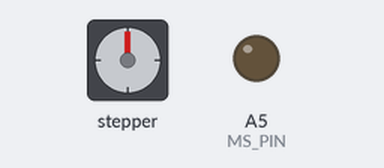
The sketch below on a simulated Arduino Uno, built with avr-gcc and run on an emulated ATmega328P. Shown: stepper motor, output pins drawn as LEDs (lit = HIGH). Wiring (inferred from the names in the program): stepper motor driver (200 steps per turn assumed): step pin 3; direction pin 4; enable pin 2. Pins used as bus, display or sensor lines are not drawn.

Above: at 0.15 s.
At 9.49 s:
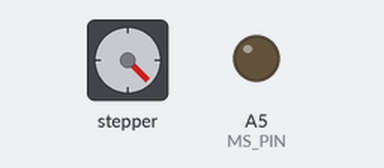
At 19.74 s:
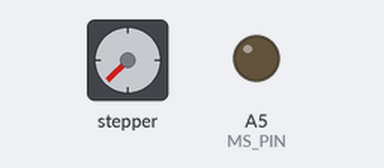
At 39.63 s:
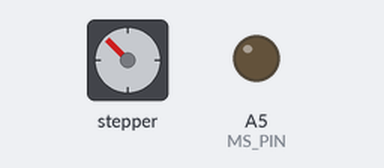
Timing chart, 0 to 40.0 s (numbered marks = the images above):
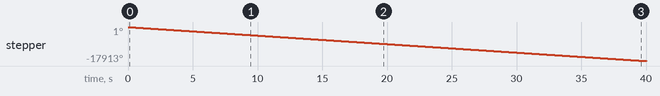

The sketch:

Stepper.ino
```cpp
// (licence header left out)
            //driver: 1 | 2 | 3  | 4
#define EN_PIN   2  //2 | 5 | 11 | A0
#define STEP_PIN 3  //3 | 6 | 12 | A1
#define DIR_PIN  4  //4 | 7 | 13 | A2
#define MS_PIN   A5 //HIGH for 16 microstepping, LOW for no microstepping

void setup()
{
  pinMode(EN_PIN, OUTPUT);
  digitalWrite(EN_PIN, HIGH); //deactivate driver (LOW active)
  pinMode(DIR_PIN, OUTPUT);
  digitalWrite(DIR_PIN, LOW); //LOW or HIGH
  pinMode(STEP_PIN, OUTPUT);
  digitalWrite(STEP_PIN, LOW);

  pinMode(MS_PIN, OUTPUT);
  digitalWrite(MS_PIN, LOW); //no microstepping

  digitalWrite(EN_PIN, LOW); //activate driver
}

void loop()
{
  digitalWrite(STEP_PIN, LOW);
  delay(2);
  digitalWrite(STEP_PIN, HIGH);
  delay(2);
}
```

Measured:
- by itself, stepper: keeps turning counter-clockwise at about 448°/s
